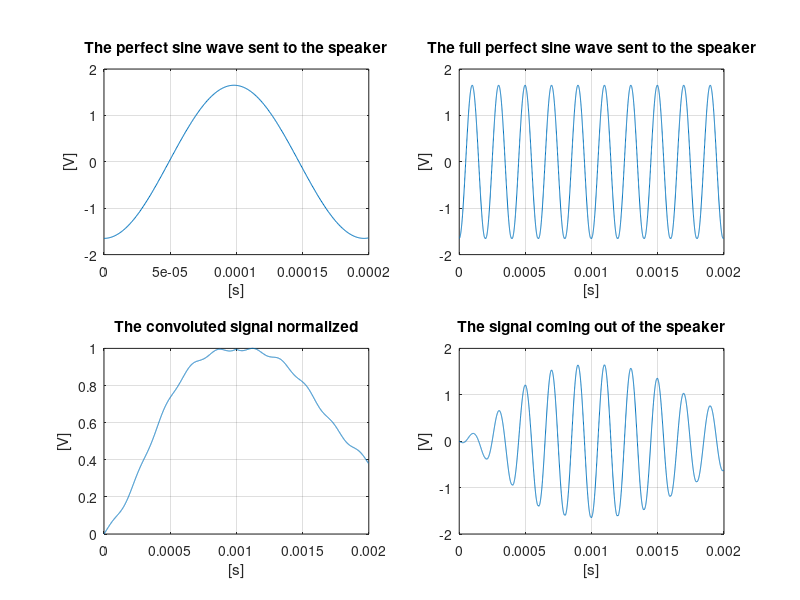

Write MATLAB code to recreate this figure.

Fs = 64*32000;
t = 0:1/Fs:0.2e-3;
signal_perfect = (3.3/2) * sin(32e3*t-pi/2);

figure;
set(gcf, 'Position', get(0, 'Screensize'));
subplot(2,2,1);
plot(t, signal_perfect);
title("The perfect sine wave sent to the speaker");
grid on;
ylabel("[V]")
xlabel("[s]")

dac_cycle_num = 10;


signal_full = repmat(signal_perfect, 1, dac_cycle_num);

tnew = linspace(0, dac_cycle_num*t(end), size(signal_full, 2));

subplot(2,2,2);
plot(tnew, signal_full);
title("The full perfect sine wave sent to the speaker");
grid on;
ylabel("[V]")
xlabel("[s]")


% parameters
sigma = 600; % standard deviation
filter_size = 4100; % in samples

% create gaussian kernel
gaussian_kernel = fspecial("gaussian", [1, filter_size], sigma);

% normalize the kernel
gaussian_kernel = gaussian_kernel / sum(gaussian_kernel);

% apply to the signal using convolution
signal_filtered = conv(signal_full, gaussian_kernel, "same");
signal_filtered = (max(signal_filtered)-signal_filtered) / (max(signal_filtered) - min(signal_filtered));

subplot(2,2,3);
plot(tnew, signal_filtered);
title("The convoluted signal normalized");
grid on;
ylabel("[V]")
xlabel("[s]")

signal_filtered = signal_filtered .* signal_full;

subplot(2,2,4);
plot(tnew, signal_filtered);
title("The signal coming out of the speaker");
grid on;
ylabel("[V]")
xlabel("[s]")

